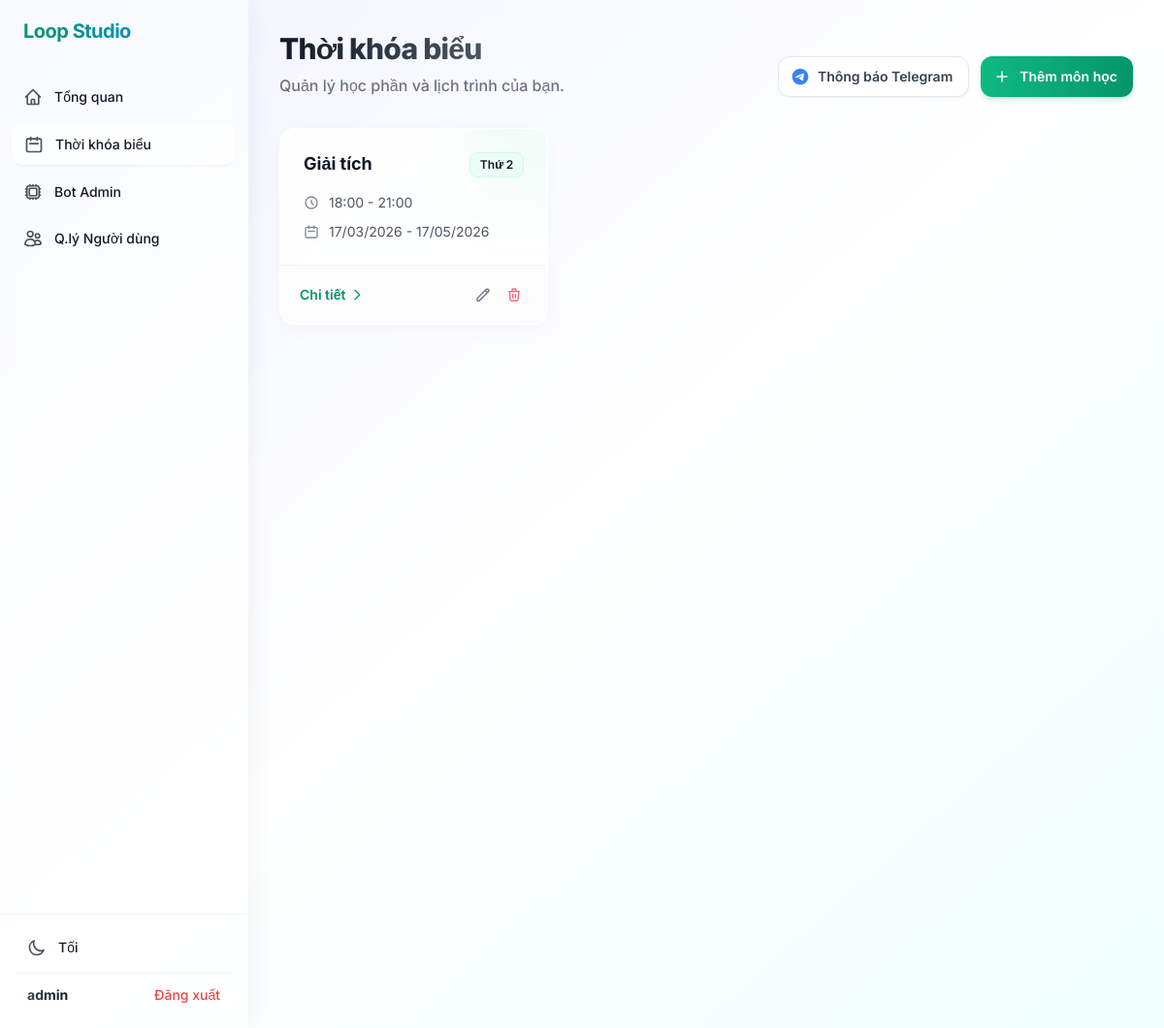
The page /schedule/ (signed in) on the database its author committed.
### src/models/schedule.py (models this page shows)
class Schedule(db.Model):
    __tablename__ = "schedules"
    id = db.Column(db.Integer, primary_key=True)
    name = db.Column(db.String(200), nullable=False)  # Môn A
    day_of_week = db.Column(db.Integer, nullable=False)  # 0=Mon, 6=Sun
    start_time = db.Column(db.Time, nullable=False)  # 18:00
    end_time = db.Column(db.Time, nullable=False)  # 21:00
    start_date = db.Column(db.Date, nullable=False)  # 17/3/2026
    end_date = db.Column(db.Date, nullable=False)  # 17/5/2026
    created_at = db.Column(db.DateTime, default=datetime.utcnow)
    sessions = db.relationship("ScheduleSession", backref="schedule", cascade="all, delete-orphan")

### src/routes/schedule.py (the view)
@schedule_bp.route("/")
@login_required
def index():
    schedules = Schedule.query.order_by(Schedule.start_date).all()
    return render_template("schedule/index.html", schedules=schedules, day_names=DAY_NAMES)

### src/templates/schedule/index.html (shortened to what this page needs)
{% extends "base.html" %}
{% block content %}
<div class="space-y-6 lg:space-y-8 animate-[fadeIn_0.5s_ease-out]">
    <div class="flex flex-col md:flex-row md:items-end justify-between gap-4 md:gap-6">
        <div class="space-y-1 md:space-y-2">
            <h1 class="text-3xl md:text-3xl font-extrabold tracking-tight">
                <span class="bg-clip-text text-transparent bg-gradient-to-r from-gray-900 to-gray-600 dark:from-white dark:to-gray-300">
                </span>
            </h1>
            <p class="text-sm md:text-base text-gray-500 dark:text-gray-400 font-medium max-w-2xl">
                Quản lý học phần và lịch trình của bạn.
            </p>
        </div>
        <div class="flex-shrink-0 flex flex-wrap gap-3">
            <a href="{{ url_for('schedule.notifications') }}" class="inline-flex items-center justify-center px-4 py-2.5 text-sm font-semibold rounded-xl text-gray-700 bg-white dark:text-gray-200 dark:bg-gray-800 hover:bg-gray-50 dark:hover:bg-gray-700 shadow-sm border border-gray-200 dark:border-gray-700 transition-all duration-200 focus:outline-none focus:ring-2 focus:ring-offset-2 focus:ring-brand-500 dark:focus:ring-offset-gray-900 transform hover:-translate-y-0.5">
                Thông báo Telegram
            </a>
            <a href="{{ url_for('schedule.create') }}" class="inline-flex items-center justify-center px-4 py-2.5 text-sm font-semibold rounded-xl text-white bg-gradient-to-r from-brand-500 to-brand-600 dark:from-brand-600 dark:to-brand-700 hover:from-brand-400 hover:to-brand-500 dark:hover:from-brand-500 dark:hover:to-brand-600 shadow-md shadow-brand-500/20 hover:shadow-lg hover:shadow-brand-500/30 transition-all duration-200 transform hover:-translate-y-0.5 focus:outline-none focus:ring-2 focus:ring-offset-2 focus:ring-brand-500 dark:focus:ring-offset-gray-900">
                <svg class="w-5 h-5 mr-2 -ml-1 opacity-90" fill="none" stroke="currentColor" viewBox="0 0 24 24">
                    <path stroke-linecap="round" stroke-linejoin="round" stroke-width="2" d="M12 6v6m0 0v6m0-6h6m-6 0H6"></path>
                </svg>
                Thêm môn học
            </a>
        </div>
    </div>
    <div class="grid grid-cols-1 md:grid-cols-2 lg:grid-cols-3 xl:grid-cols-4 gap-6">
        {% for s in schedules %}
        <div class="group relative flex flex-col justify-between bg-white/80 dark:bg-gray-800/80 backdrop-blur-xl rounded-2xl shadow-[0_4px_20px_rgba(0,0,0,0.03)] dark:shadow-[0_4px_20px_rgba(0,0,0,0.2)] border border-white/50 dark:border-gray-700/50 hover:shadow-lg hover:-translate-y-1 transition-all duration-300 overflow-hidden">
            <div class="p-5 lg:p-6 relative z-10 flex-1">
                <div class="flex items-start justify-between gap-4 mb-4">
                    <h3 class="text-lg font-bold text-gray-900 dark:text-white leading-snug line-clamp-2" title="{{ s.name }}">
                        {{ s.name }}
                    </h3>
                    <span class="shrink-0 inline-flex items-center justify-center px-2.5 py-1 rounded-lg text-xs font-semibold bg-brand-50 text-brand-700 dark:bg-brand-900/40 dark:text-brand-300 border border-brand-100 dark:border-brand-800/50">
                        {{ day_names[s.day_of_week] }}
                    </span>
                </div>
                <div class="space-y-2.5">
                    <div class="flex items-center text-sm text-gray-600 dark:text-gray-400">
                        <svg class="w-4 h-4 mr-2.5 shrink-0 opacity-70" fill="none" stroke="currentColor" viewBox="0 0 24 24">
                            <path stroke-linecap="round" stroke-linejoin="round" stroke-width="2" d="M12 8v4l3 3m6-3a9 9 0 11-18 0 9 9 0 0118 0z"></path>
                        </svg>
                        <span>{{ s.start_time.strftime('%H:%M') }} - {{ s.end_time.strftime('%H:%M') }}</span>
                    </div>
                    <div class="flex items-center text-sm text-gray-600 dark:text-gray-400">
                        <svg class="w-4 h-4 mr-2.5 shrink-0 opacity-70" fill="none" stroke="currentColor" viewBox="0 0 24 24">
                            <path stroke-linecap="round" stroke-linejoin="round" stroke-width="2" d="M8 7V3m8 4V3m-9 8h10M5 21h14a2 2 0 002-2V7a2 2 0 00-2-2H5a2 2 0 00-2 2v12a2 2 0 002 2z"></path>
                        </svg>
                        <span>{{ s.start_date.strftime('%d/%m/%Y') }} - {{ s.end_date.strftime('%d/%m/%Y') }}</span>
                    </div>
                </div>
            </div>
            <div class="px-5 py-4 border-t border-gray-100 dark:border-gray-700/50 bg-gray-50/50 dark:bg-gray-800/50 flex items-center justify-between">
                <a href="{{ url_for('schedule.schedule_sessions', id=s.id) }}" class="inline-flex items-center text-sm font-semibold text-brand-600 hover:text-brand-700 dark:text-brand-400 dark:hover:text-brand-300 transition-colors">
                    Chi tiết
                    <svg class="w-4 h-4 ml-1" fill="none" stroke="currentColor" viewBox="0 0 24 24">
                        <path stroke-linecap="round" stroke-linejoin="round" stroke-width="2" d="M9 5l7 7-7 7"></path>
                    </svg>
                </a>
                <div class="flex items-center gap-1">
                    <a href="{{ url_for('schedule.edit', id=s.id) }}" class="p-1.5 text-gray-500 hover:text-gray-900 dark:text-gray-400 dark:hover:text-white rounded-lg hover:bg-white dark:hover:bg-gray-700 transition-colors" title="Sửa">
                        <svg class="w-4 h-4" fill="none" stroke="currentColor" viewBox="0 0 24 24">
                            <path stroke-linecap="round" stroke-linejoin="round" stroke-width="2" d="M15.232 5.232l3.536 3.536m-2.036-5.036a2.5 2.5 0 113.536 3.536L6.5 21.036H3v-3.572L16.732 3.732z"></path>
                        </svg>
                    </a>
                    <form method="post" action="{{ url_for('schedule.delete', id=s.id) }}" class="inline" onsubmit="return confirm('Bạn có chắc chắn muốn xóa môn học này không? Toàn bộ các buổi học và log sẽ bị xóa.');">
                        <button type="submit" class="p-1.5 text-rose-500/80 hover:text-rose-600 dark:hover:text-rose-400 rounded-lg hover:bg-rose-50 dark:hover:bg-rose-900/30 transition-colors" title="Xóa">
                            <svg class="w-4 h-4" fill="none" stroke="currentColor" viewBox="0 0 24 24">
                                <path stroke-linecap="round" stroke-linejoin="round" stroke-width="2" d="M19 7l-.867 12.142A2 2 0 0116.138 21H7.862a2 2 0 01-1.995-1.858L5 7m5 4v6m4-6v6m1-10V4a1 1 0 00-1-1h-4a1 1 0 00-1 1v3M4 7h16"></path>
                            </svg>
                        </button>
                    </form>
                </div>
            </div>
        </div>
        {% endfor %}
    </div>
</div>
{% endblock %}

### src/templates/base.html (style rules this page uses)
body { font-family: 'Inter', sans-serif; }

### rows shown on the page
Schedule: name "Giải tích", day_of_week "Thứ 2", start_time "18:00", end_time "21:00", start_date "17/03/2026", end_date "17/05/2026"
